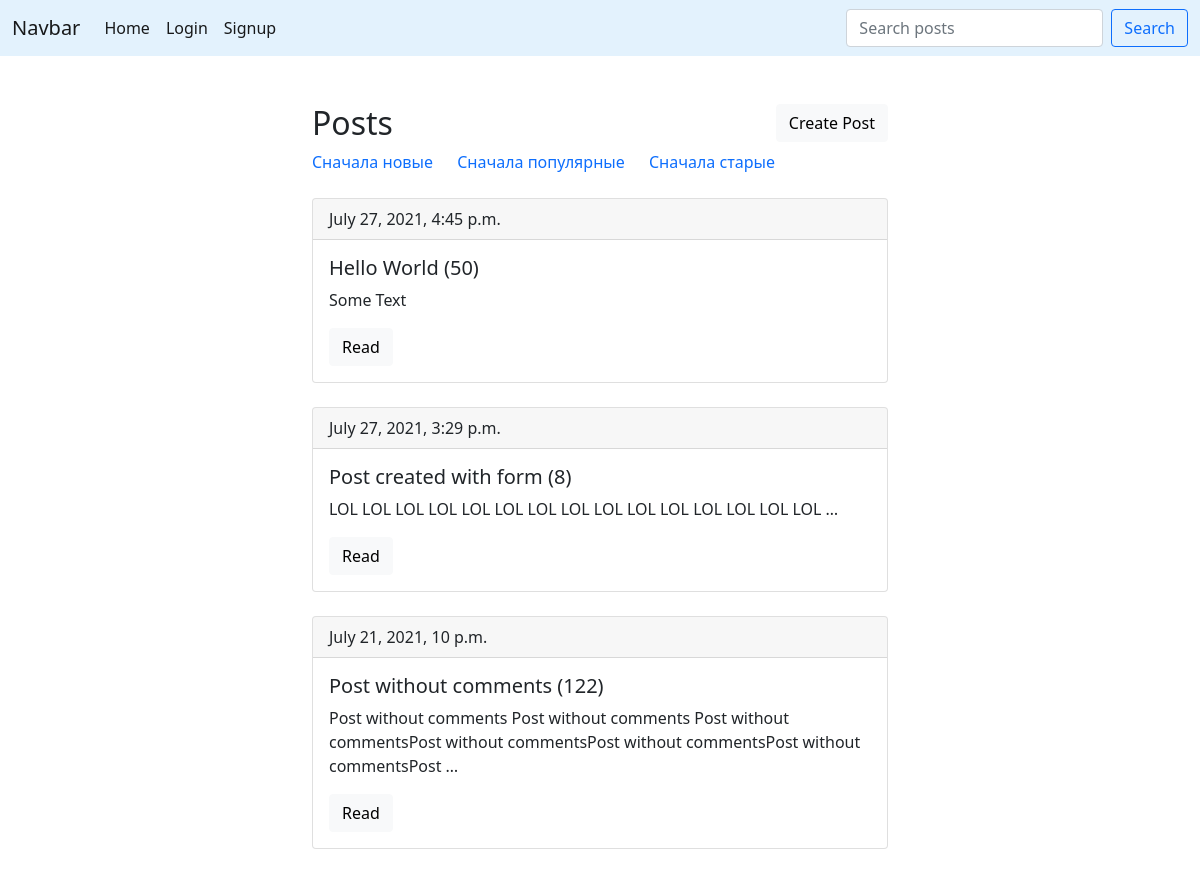
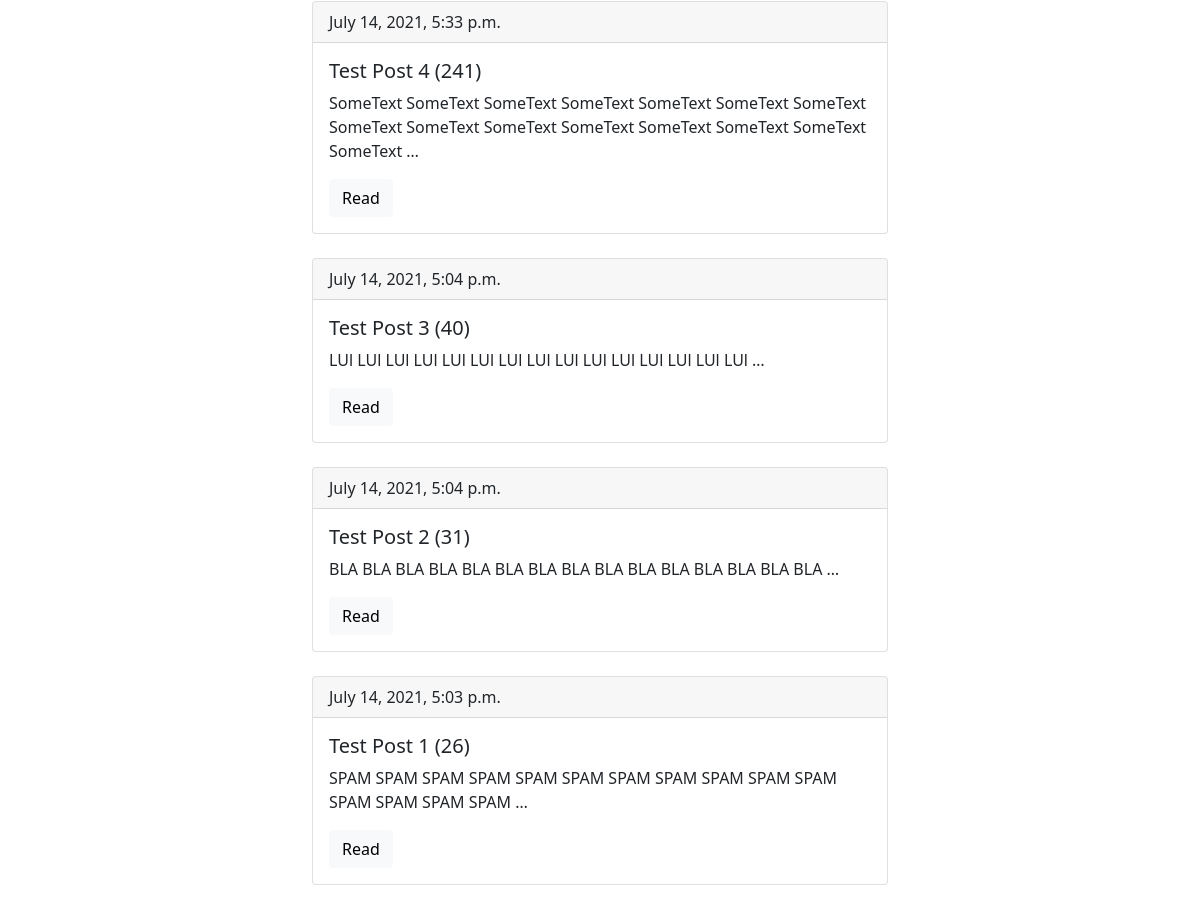
The app's page /all_posts/, older data (2 pictures, top to bottom).
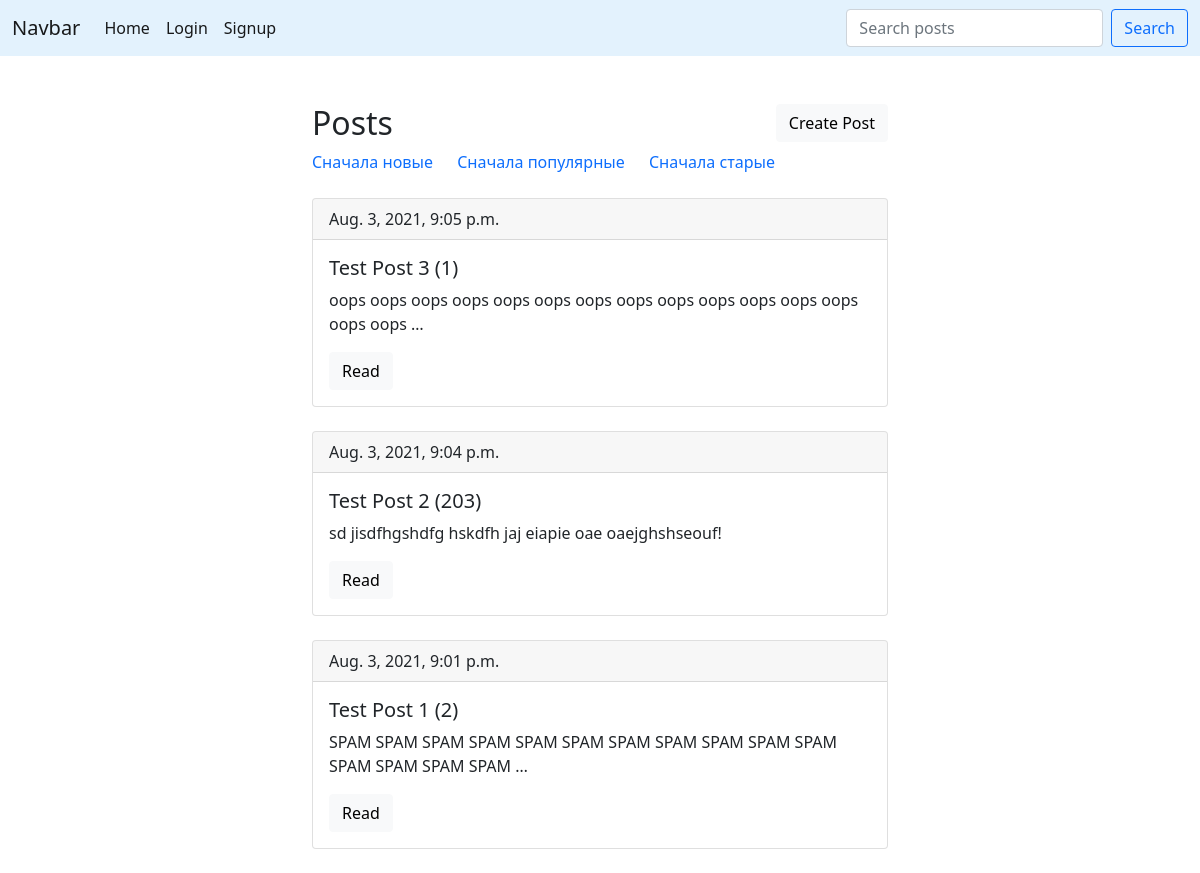
The same page, newer data.
### online_journal/models.py (models this page shows, shortened)
class Post(models.Model):
    title = models.CharField('Title', max_length=200)
    text = models.TextField('Text')
    pub_date = models.DateTimeField('Published date', auto_now_add=True)
    is_active = models.BooleanField('Display a post on the site', default=True)
    rating = models.IntegerField('Views count', default=0)
    created_by = models.ForeignKey(User, on_delete=models.CASCADE, verbose_name='User', related_name='posts')
    objects = PostManager()
    def get_absolute_url(self):
        return reverse('post_detail', kwargs={'pk': self.id})

### online_journal/views.py (the view)
# urls.py: path('all_posts/', PostListView.as_view(), name='all_posts'),
class PostListView(generic.ListView):
    model = Post
    template_name = 'online_journal/all_posts.html'
    context_object_name = 'post_list'
    def get_queryset(self):
        ordered_querysets = {
            'reverse_pub_date': Post.objects.get_posts_reverse_ordered_by_date,
            'pub_date':         Post.objects.get_posts_ordered_by_date,
            'rating':           Post.objects.get_posts_ordered_by_rating,
        }
        order = self.request.GET.get('order', 'reverse_pub_date')
        return ordered_querysets[order]()

### online_journal/managers.py (called while the page is built)
    @active_posts
    def get_posts_reverse_ordered_by_date(self):
        return super().get_queryset().order_by('-pub_date')

### online_journal/utils.py (called while the page is built)
def active_posts(get_queryset):
    @wraps(get_queryset)
    def wrapper(self):
        queryset = get_queryset(self)
        return queryset.filter(is_active=True)
    return wrapper

### online_journal/templates/online_journal/all_posts.html (shortened to what this page needs)
{% extends 'base.html' %}
{% block content %}
    <div class="row">
        <div class="col">
            <h2>Posts</h2>
        </div>
        <div id="create-post-btn" class="col">
            <a href="{% url 'post_create' %}" class="btn btn-light" role="button">Create Post</a>
        </div>
        <div class="order-links-wrapper">
            <a href="?order=reverse_pub_date" class="order-link">Сначала новые</a>
            <a href="?order=rating" class="order-link">Сначала популярные</a>
            <a href="?order=pub_date" class="order-link">Сначала старые</a>
        </div>
    </div>
    {% include 'online_journal/includes/post_list.html' %}
{% endblock %}

### online_journal/templates/online_journal/includes/post_list.html
{% for post in post_list %}
    <div class="card mt-4">
        <div class="card-header">
            {{ post.pub_date }}
        </div>
        <div class="card-body">
            <h5 class="card-title">{{ post.title }}  ({{ post.rating }})</h5>
            <p class="card-text">{{ post.text|truncatewords:15 }}</p>
            <a href="{{ post.get_absolute_url }}" class="btn btn-light">Read</a>
        </div>
    </div>
{% empty %}
    <hr>
    <h6 class="empty-content">No posts</h6>
{% endfor %}

Row changes from the older to the newer data that the page shows:
removed Post: pub_date "July 27, 2021, 4:45 p.m.", title "Hello World", rating "50", text "Some Text"
removed Post: pub_date "July 27, 2021, 3:29 p.m.", title "Post created with form", rating "8", text "LOL LOL LOL LOL LOL LOL LOL LOL LOL LOL LOL LOL LOL LOL LOL …"
removed Post: pub_date "July 21, 2021, 10 p.m.", title "Post without comments", rating "122", text "Post without comments Post without comments Post without commentsPost without commentsPost without commentsPost without commentsPost …"
removed Post: pub_date "July 14, 2021, 5:33 p.m.", title "Test Post 4", rating "241", text "SomeText SomeText SomeText SomeText SomeText SomeText SomeText SomeText SomeText SomeText SomeText SomeText SomeText SomeText SomeText …"
changed Post "Test Post 3": pub_date "July 14, 2021, 5:04 p.m." → "Aug. 3, 2021, 9:05 p.m."; rating "40" → "1"; text "LUl LUl LUl LUl LUl LUl LUl LUl LUl LUl LUl LUl LUl LUl LUl …" → "oops oops oops oops oops oops oops oops oops oops oops oops oops oops oops …"
changed Post "Test Post 2": pub_date "July 14, 2021, 5:04 p.m." → "Aug. 3, 2021, 9:04 p.m."; rating "31" → "203"; text "BLA BLA BLA BLA BLA BLA BLA BLA BLA BLA BLA BLA BLA BLA BLA …" → "sd jisdfhgshdfg hskdfh jaj eiapie oae oaejghshseouf!"
changed Post "Test Post 1": pub_date "July 14, 2021, 5:03 p.m." → "Aug. 3, 2021, 9:01 p.m."; rating "26" → "2"
